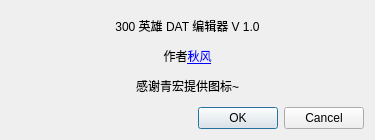
<?xml version="1.0" encoding="UTF-8"?>
<ui version="4.0">
 <class>AboutDlg</class>
 <widget class="QDialog" name="AboutDlg">
  <property name="geometry">
   <rect>
    <x>0</x>
    <y>0</y>
    <width>375</width>
    <height>140</height>
   </rect>
  </property>
  <property name="windowTitle">
   <string>关于</string>
  </property>
  <layout class="QVBoxLayout" name="verticalLayout">
   <item>
    <widget class="QLabel" name="label">
     <property name="text">
      <string>&lt;html&gt;&lt;head/&gt;&lt;body&gt;&lt;p&gt;300 英雄 DAT 编辑器 V 1.0&lt;/p&gt;&lt;p&gt;作者&lt;a href=&quot;https://space.bilibili.com/9434241/&quot;&gt;&lt;span style=&quot; text-decoration: underline; color:#0000ff;&quot;&gt;秋风&lt;/span&gt;&lt;/a&gt;&lt;/p&gt;&lt;p&gt;感谢青宏提供图标~&lt;/p&gt;&lt;/body&gt;&lt;/html&gt;</string>
     </property>
     <property name="alignment">
      <set>Qt::AlignCenter</set>
     </property>
     <property name="wordWrap">
      <bool>true</bool>
     </property>
     <property name="openExternalLinks">
      <bool>true</bool>
     </property>
    </widget>
   </item>
   <item>
    <widget class="QDialogButtonBox" name="buttonBox">
     <property name="standardButtons">
      <set>QDialogButtonBox::Cancel|QDialogButtonBox::Ok</set>
     </property>
    </widget>
   </item>
  </layout>
 </widget>
 <layoutdefault spacing="6" margin="11"/>
 <resources/>
 <connections/>
</ui>
